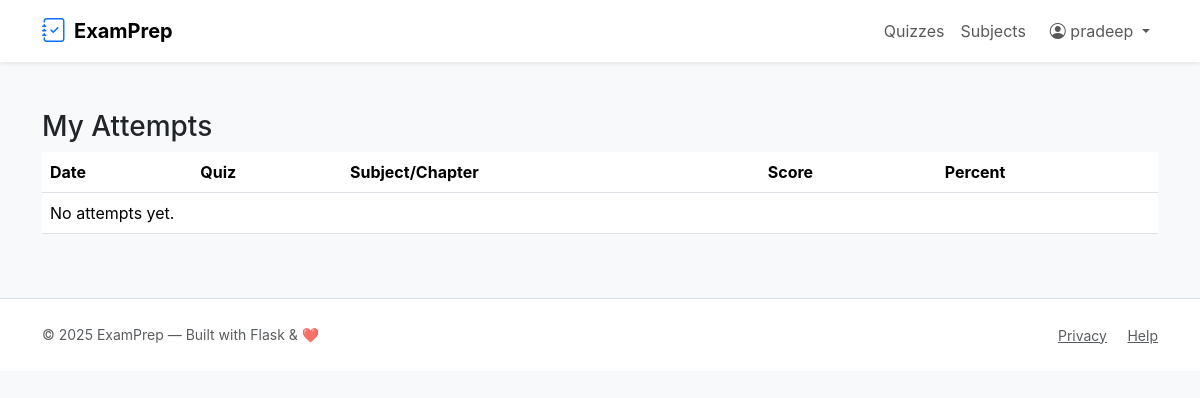
The page /my_attempts (signed in) on the database as committed earlier.
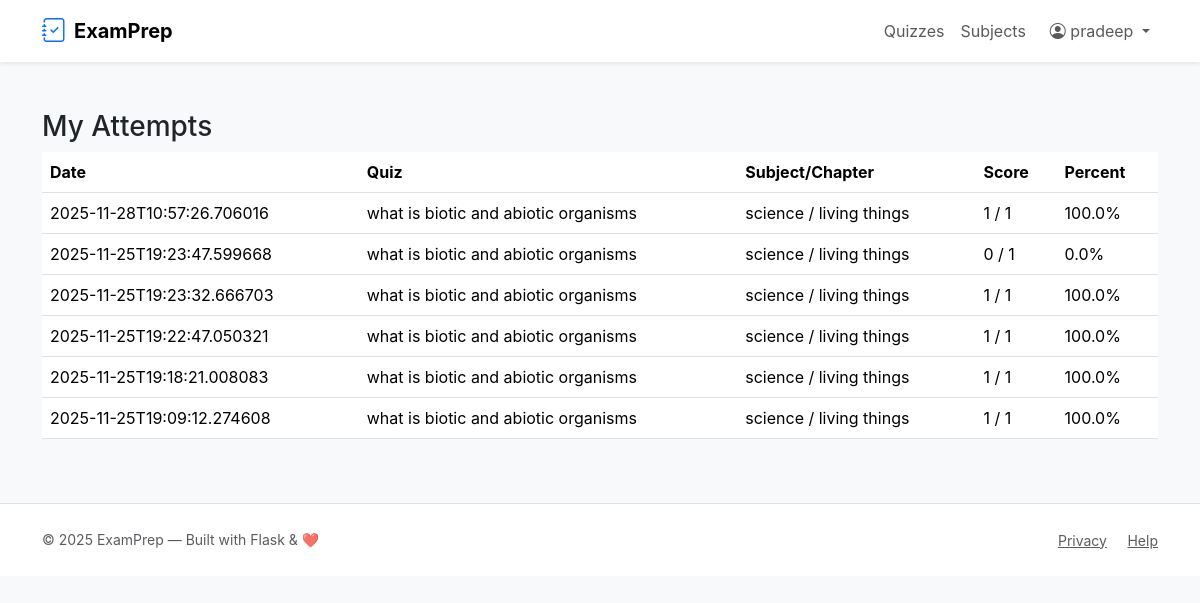
The same page on the database as committed later.
### tables this page shows
CREATE TABLE scores (
    id INTEGER PRIMARY KEY AUTOINCREMENT,
    user_id INTEGER NOT NULL,
    quiz_id INTEGER NOT NULL,
    score INTEGER NOT NULL,
    total INTEGER NOT NULL,
    taken_on TEXT NOT NULL DEFAULT (datetime('now')),
    FOREIGN KEY(user_id) REFERENCES users(id) ON DELETE CASCADE,
    FOREIGN KEY(quiz_id) REFERENCES quizzes(id)
);

CREATE TABLE quizzes (
    id INTEGER PRIMARY KEY AUTOINCREMENT,
    chapter_id INTEGER NOT NULL,
    title TEXT NOT NULL,
    description TEXT,
    start_datetime TEXT,        -- ISO string e.g. 2025-11-16T10:00:00 (UTC)
    duration_minutes INTEGER,   -- duration in minutes (HH*60 + MM)
    is_active INTEGER DEFAULT 1,
    created_on TEXT NOT NULL DEFAULT (datetime('now')),
    FOREIGN KEY(chapter_id) REFERENCES chapters(id) ON DELETE CASCADE
);

CREATE TABLE subjects (
    id INTEGER PRIMARY KEY AUTOINCREMENT,
    name TEXT NOT NULL UNIQUE,
    description TEXT,
    created_on TEXT NOT NULL DEFAULT (datetime('now'))
);

CREATE TABLE chapters (
    id INTEGER PRIMARY KEY AUTOINCREMENT,
    subject_id INTEGER NOT NULL,
    name TEXT NOT NULL,
    description TEXT,
    created_on TEXT NOT NULL DEFAULT (datetime('now')),
    FOREIGN KEY(subject_id) REFERENCES subjects(id) ON DELETE CASCADE
);

### app.py (the view)
@app.route('/my_attempts')
@login_required
def my_attempts():
    rows = query_db('''
      SELECT s.*, q.title as quiz_title, ch.name as chapter_name, sub.name as subject_name
      FROM scores s
      JOIN quizzes q ON s.quiz_id = q.id
      JOIN chapters ch ON q.chapter_id = ch.id
      JOIN subjects sub ON ch.subject_id = sub.id
      WHERE s.user_id = ? ORDER BY s.taken_on DESC
    ''', (session['user_id'],))
    return render_template('my_attempts.html', rows=rows)

### app.py (called while the page is built)
def get_db():
    db = getattr(g, '_database', None)
    if db is None:
        db = g._database = sqlite3.connect(DATABASE)
        db.row_factory = sqlite3.Row
    return db

@app.teardown_appcontext
def close_connection(exc):
    db = getattr(g, '_database', None)
    if db is not None:
        db.close()

def query_db(query, args=(), one=False):
    cur = get_db().execute(query, args)
    rv = cur.fetchall()
    cur.close()
    return (rv[0] if rv else None) if one else rv

def login_required(f):
    @wraps(f)
    def decorated(*args, **kwargs):
        if 'user_id' not in session:
            flash('Please log in to continue.', 'warning')
            return redirect(url_for('login'))
        return f(*args, **kwargs)
    return decorated

### templates/my_attempts.html
{% extends 'layout.html' %}
{% block content %}
<h3>My Attempts</h3>
<table class="table">
  <thead><tr><th>Date</th><th>Quiz</th><th>Subject/Chapter</th><th>Score</th><th>Percent</th></tr></thead>
  <tbody>
    {% for r in rows %}
    <tr>
      <td>{{ r.taken_on }}</td>
      <td>{{ r.quiz_title }}</td>
      <td>{{ r.subject_name }} / {{ r.chapter_name }}</td>
      <td>{{ r.score }} / {{ r.total }}</td>
      <td>{{ ((r.score / r.total) * 100) | round(2) }}%</td>
    </tr>
    {% else %}
    <tr><td colspan="5">No attempts yet.</td></tr>
    {% endfor %}
  </tbody>
</table>
{% endblock %}

### templates/layout.html (shortened to what this page needs)
<!doctype html>
<html lang="en">
<head>
  <link href="https://cdn.jsdelivr.net/npm/bootstrap@5.3.2/dist/css/bootstrap.min.css" rel="stylesheet"
>
  <link href="https://cdn.jsdelivr.net/npm/bootstrap-icons@1.11.3/font/bootstrap-icons.css" rel="stylesheet">
  <link rel="stylesheet" href="{{ url_for('static', filename='css/style.css') }}">
</head>
<body class="bg-light text-dark">
<nav class="navbar navbar-expand-lg navbar-white bg-white shadow-sm">
  <div class="container">
    <a class="navbar-brand d-flex align-items-center" href="{{ url_for('index') }}">
      <i class="bi bi-journal-check fs-4 me-2 text-primary"></i>
      <span class="fw-bold">ExamPrep</span>
    </a>
    <div class="collapse navbar-collapse" id="mainNav">
      <ul class="navbar-nav ms-auto align-items-lg-center">
        <li class="nav-item"><a class="nav-link" href="{{ url_for('list_quizzes') }}">Quizzes</a></li>
        <li class="nav-item"><a class="nav-link" href="{{ url_for('user_dashboard') }}">Subjects</a></li>
        {% if session.get('user_id') %}
          <li class="nav-item dropdown ms-2">
            <a class="nav-link dropdown-toggle" href="#" role="button" data-bs-toggle="dropdown">
              <i class="bi bi-person-circle"></i> {{ session.get('user_name') }}
            </a>
          </li>
        {% else %}
          <li class="nav-item"><a class="btn btn-outline-primary ms-2" href="{{ url_for('login') }}">Login</a></li>
          <li class="nav-item"><a class="btn btn-primary ms-2" href="{{ url_for('register') }}">Register</a></li>
        {% endif %}
      </ul>
    </div>
  </div>
</nav>
<main class="py-5">
  <div class="container">
    {% block content %}{% endblock %}
  </div>
</main>
<footer class="bg-white py-4 mt-auto border-top">
  <div class="container d-flex flex-column flex-md-row justify-content-between align-items-center">
    <div class="small text-muted">© {{ (2025) }} ExamPrep — Built with Flask & ❤️</div>
    <div>
      <a class="text-muted small me-3" href="#">Privacy</a>
      <a class="text-muted small" href="#">Help</a>
    </div>
  </div>
</footer>
</body>
</html>

### static/css/style.css (style rules this page uses)
body { font-family: Inter, system-ui, -apple-system, "Segoe UI", Roboto, "Helvetica Neue", Arial; }

Rows that differ between the two databases and show on the page:
added scores: taken_on "2025-11-28T10:57:26.706016", quiz_title "what is biotic and abiotic organisms", subject_name "science", chapter_name "living things", score "1", total "1", ((r.score/r.total)*100)|round(2) "100.0"
added scores: taken_on "2025-11-25T19:23:47.599668", quiz_title "what is biotic and abiotic organisms", subject_name "science", chapter_name "living things", score "0", total "1", ((r.score/r.total)*100)|round(2) "0.0"
added scores: taken_on "2025-11-25T19:23:32.666703", quiz_title "what is biotic and abiotic organisms", subject_name "science", chapter_name "living things", score "1", total "1", ((r.score/r.total)*100)|round(2) "100.0"
added scores: taken_on "2025-11-25T19:22:47.050321", quiz_title "what is biotic and abiotic organisms", subject_name "science", chapter_name "living things", score "1", total "1", ((r.score/r.total)*100)|round(2) "100.0"
added scores: taken_on "2025-11-25T19:18:21.008083", quiz_title "what is biotic and abiotic organisms", subject_name "science", chapter_name "living things", score "1", total "1", ((r.score/r.total)*100)|round(2) "100.0"
added scores: taken_on "2025-11-25T19:09:12.274608", quiz_title "what is biotic and abiotic organisms", subject_name "science", chapter_name "living things", score "1", total "1", ((r.score/r.total)*100)|round(2) "100.0"
Other text that changed with them:
text no longer shown: "No attempts yet."
